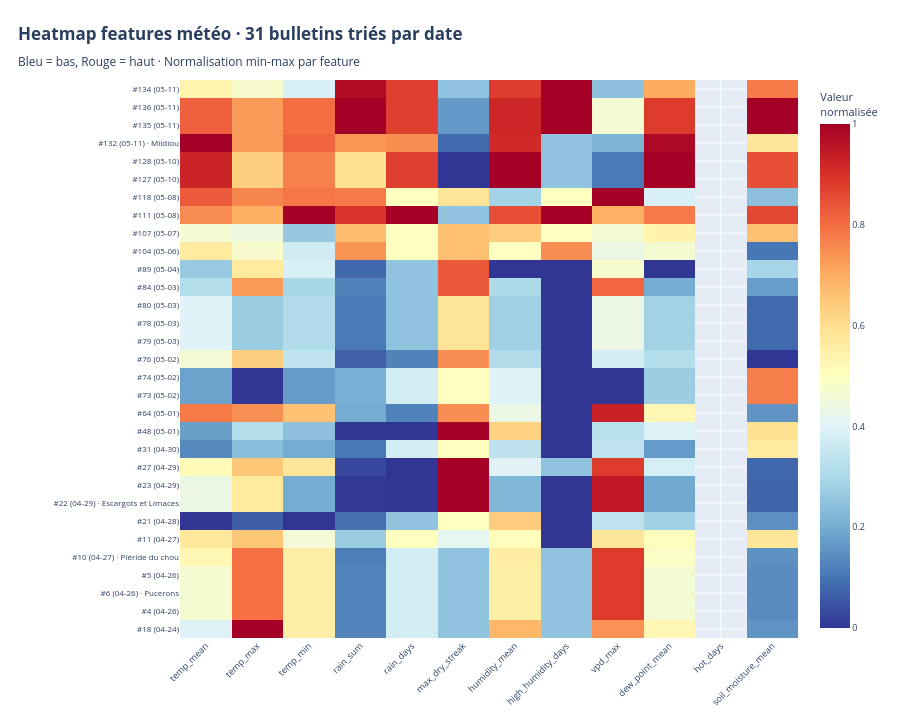

Notebook code cell kept with this figure:
### Markdown cell above
## 7. Heatmap bulletins × features (plotly)

Survol pour voir la valeur exacte de chaque cellule. Tri chronologique sur Y.

### Code cell
feature_cols = [c for c, _, _ in FEATURES if c in df_features.columns]

# Tri chronologique
df_heat = df_features.sort_values('datetime_observation').reset_index(drop=True)
M = df_heat[feature_cols].copy()

# Min-max normalisation par feature pour l'affichage couleur
M_norm = (M - M.min()) / (M.max() - M.min())

# Y-labels avec date et bioagresseur si renseigné (sans mise en avant CONFIRMED)
ylabels = []
for _, row in df_heat.iterrows():
    date_str = row['datetime_observation'].strftime('%m-%d') if pd.notna(row['datetime_observation']) else '??'
    label = f"#{int(row['bulletin_id'])} ({date_str})"
    if pd.notna(row.get('nom_bioagresseur')):
        label += f" · {row['nom_bioagresseur']}"
    ylabels.append(label)

# X-labels lisibles
xlabels = [c.replace('_15d', '') for c in feature_cols]

# Texte de hover : valeurs originales (non normalisées)
hover_text = [[f"{ylabels[i]}<br>{xlabels[j]}: {M.iloc[i, j]:.2f}"
               for j in range(len(feature_cols))]
              for i in range(len(df_heat))]

fig = go.Figure(data=go.Heatmap(
    z=M_norm.values,
    x=xlabels,
    y=ylabels,
    text=hover_text,
    hoverinfo='text',
    colorscale='RdYlBu_r',
    colorbar=dict(title='Valeur<br>normalisée', tickfont=dict(size=9)),
))
fig.update_layout(
    title=dict(
        text='<b>Heatmap features météo · 31 bulletins triés par date</b><br>'
             '<sub>Bleu = bas, Rouge = haut · Normalisation min-max par feature</sub>',
        x=0.02, xanchor='left'
    ),
    xaxis=dict(tickangle=-45, tickfont=dict(size=9)),
    yaxis=dict(tickfont=dict(size=8)),
    height=720,
    margin=dict(l=180, r=20, t=80, b=80),
)
fig.show()

### Figure 1 — Plotly figure (JSON) as saved in the notebook; plotly's stock layout.template omitted (floating-point values rounded to 4 significant figures; data arrays with more than 128 entries replaced by an {"elided": "..."} marker saying what was removed)
{"data": [{"colorbar": {"tickfont": {"size": 9}, "title": {"text": "Valeur<br>normalisée"}}, "colorscale": [[0, "rgb(49,54,149)"], [0.1, "rgb(69,117,180)"], [0.2, "rgb(116,173,209)"], [0.3, "rgb(171,217,233)"], [0.4, "rgb(224,243,248)"], [0.5, "rgb(255,255,191)"], [0.6, "rgb(254,224,144)"], [0.7, "rgb(253,174,97)"], [0.8, "rgb(244,109,67)"], [0.9, "rgb(215,48,39)"], [1, "rgb(165,0,38)"]], "hoverinfo": "text", "text": {"elided": "31x12 str values"}, "type": "heatmap", "x": ["temp_mean", "temp_max", "temp_min", "rain_sum", "rain_days", "max_dry_streak", "humidity_mean", "high_humidity_days", "vpd_max", "dew_point_mean", "hot_days", "soil_moisture_mean"], "y": ["#18 (04-24)", "#4 (04-26)", "#6 (04-26) · Pucerons", "#5 (04-26)", "#10 (04-27) · Piéride du chou", "#11 (04-27)", "#21 (04-28)", "#22 (04-29) · Escargots et Limaces", "#23 (04-29)", "#27 (04-29)", "#31 (04-30)", "#48 (05-01)", "#64 (05-01)", "#73 (05-02)", "#74 (05-02)", "#76 (05-02)", "#79 (05-03)", "#78 (05-03)", "#80 (05-03)", "#84 (05-03)", "#89 (05-04)", "#104 (05-06)", "#107 (05-07)", "#111 (05-08)", "#118 (05-08)", "#127 (05-10)", "#128 (05-10)", "#132 (05-11) · Mildiou", "#135 (05-11)", "#136 (05-11)", "#134 (05-11)"], "z": {"elided": "31x12 float values"}}], "layout": {"height": 720, "margin": {"b": 80, "l": 180, "r": 20, "t": 80}, "title": {"text": "<b>Heatmap features météo · 31 bulletins triés par date</b><br><sub>Bleu = bas, Rouge = haut · Normalisation min-max par feature</sub>", "x": 0.02, "xanchor": "left"}, "xaxis": {"tickangle": -45, "tickfont": {"size": 9}}, "yaxis": {"tickfont": {"size": 8}}}}
